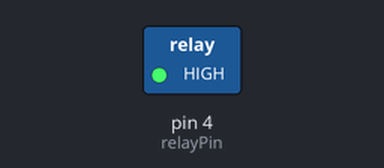
Recording of a sketch running on a simulated Arduino Uno, built with avr-gcc and run on an emulated ATmega328P. Shown: switched loads named in the sketch (green lamp = pin HIGH). Dashed ring = blinking.

Above: at 0.5 s.
Timing chart, 0 to 4.6 s (numbered marks = the images above):
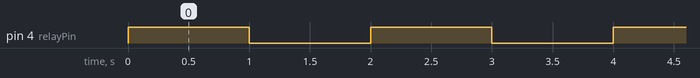

Measured:
- by itself, pin 4 (relayPin): alternates HIGH for 1.0 s and LOW for 1.0 s

The sketch:

25_relay_module.ino
```cpp
int relayPin = 4;

void setup() {
  pinMode(relayPin, OUTPUT);
}

void loop() {
  digitalWrite(relayPin, HIGH); // turn relay on
  delay(1000);
  digitalWrite(relayPin, LOW ); // turn relay off
  delay(1000);
}
```
